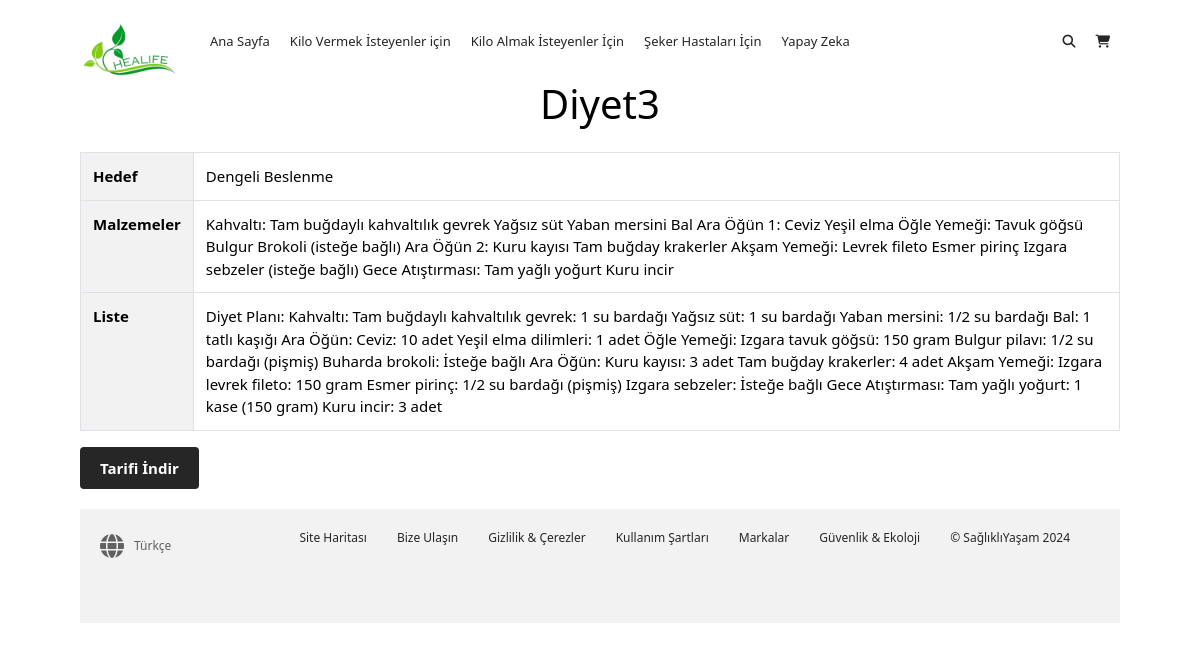
Screenshot of /recipe/6/ with the database file from the repository.
### pages/models.py (models this page shows, shortened)
class Recipe(models.Model):
    name = models.CharField(max_length=100)
    goal = models.CharField(max_length=100)
    ingredients = models.TextField()
    list = models.TextField()
    category = models.ForeignKey(Category, on_delete=models.CASCADE)
    min_bmi = models.FloatField(default=0)
    max_bmi = models.FloatField(default=50)

### pages/views.py (the view)
# urls.py: path('recipe/<int:pk>/', recipe_detail, name='recipe_detail'),
def recipe_detail(request, pk):
    recipe = get_object_or_404(Recipe, pk=pk)
    return render(request, 'recipe_detail.html', {'recipe': recipe})

### templates/recipe_detail.html (shortened to what this page needs)
<!DOCTYPE html>
<html lang="tr">
<head>
    <link href="https://maxcdn.bootstrapcdn.com/bootstrap/4.0.0/css/bootstrap.min.css" rel="stylesheet">
    {% load static %}
    <link rel="stylesheet" type="text/css" href="{% static 'diyet.css' %}">
</head>
<body>
    <div class="container">
        <nav class="main-nav">
            <img class="logo" src="{% static 'logonew.png' %}">
            <ul class="main-menu">
                <li><a href="#">Ana Sayfa</a></li>
                <li><a href="#diyet1">Kilo Vermek İsteyenler için</a></li>
                <li><a href="#diyet2">Kilo Almak İsteyenler İçin</a></li>
                <li><a href="#diyet3">Şeker Hastaları İçin</a></li>
                <li><a href="#">Yapay Zeka</a></li>
            </ul>
            <ul class="right-menu">
                <li>
                    <a href="#">
                        <i class="fas fa-search"></i>
                    </a>
                </li>
                <li>
                    <a href="#">
                        <i class="fas fa-shopping-cart"></i>
                    </a>
                </li>
            </ul>
        </nav>
        <h1 class="mb-4">{{ recipe.name }}</h1>
        <table class="table table-bordered">
            <tbody>
                <tr>
                    <th scope="row">Hedef</th>
                    <td>{{ recipe.goal }}</td>
                </tr>
                <tr>
                    <th scope="row">Malzemeler</th>
                    <td>{{ recipe.ingredients }}</td>
                </tr>
                <tr>
                    <th scope="row">Liste</th>
                    <td>{{ recipe.list }}</td>
                </tr>
            </tbody>
        </table>
        <a href="{% url 'export_recipe' recipe.id %}" class="btn btn-primary">Tarifi İndir</a>
    <footer class="footer">
        <div class="footer-inner">
            <div><i class="fas fa-globe fa-2x"></i> Türkçe</div>
            <ul>
                <li><a href="#">Site Haritası</a></li>
                <li><a href="#">Bize Ulaşın</a></li>
                <li><a href="#">Gizlilik & Çerezler</a></li>
                <li><a href="#">Kullanım Şartları</a></li>
                <li><a href="#">Markalar</a></li>
                <li><a href="#">Güvenlik & Ekoloji</a></li>
                <li><a href="#">&copy; SağlıklıYaşam 2024</a></li>
            </ul>
        </div>
    </footer>
</body>
</html>

### static/diyet.css (style rules this page uses)
* { box-sizing: border-box; margin: 0; padding: 0; }
a { color: #262626; text-decoration: none; }
ul { list-style: none; }
.container { width: 90%; max-width: 1100px; margin: auto; }
body { font-family: 'Segoe UI', Tahoma, Geneva, Verdana, sans-serif; background: #fff; color: #000; font-size: 15px; line-height: 1.5; }
.main-nav { display: flex; align-items: center; justify-content: space-between; height: 60px; padding: 20px 0; font-size: 13px; }
.main-nav .logo { width: 100px; }
.main-nav ul { display: flex; }
.main-nav ul li { padding: 0 10px; }
.main-nav ul li a { padding-bottom: 2px; }
.main-nav ul.main-menu { flex: 1; margin-left: 20px; }
.btn { cursor: pointer; display: inline-block; border: 0; font-weight: bold; padding: 10px 20px; background: #262626; color: #fff; font-size: 15px;; }
.container { max-width: 1200px; margin: 0 auto; padding: 20px; }
h1 { text-align: center; margin-bottom: 20px; }
ul { list-style-type: none; padding-left: 0; }
table { width: 100%; border-collapse: collapse; margin-top: 20px; }
th, td { border: 1px solid #ddd; padding: 8px; text-align: left; }
th { background-color: #f2f2f2; }
.footer { background: #f2f2f2; color: #616161; font-size: 12px; padding: 20px 0; margin-top: 20px; }
.footer-inner { max-width: 1100px; margin: 0 auto; padding: 0 20px 0 20px; display: flex; align-items: center; justify-content: space-between; }
.footer div { margin-bottom: 20px; display: flex; align-items: center; }
.footer div i { margin-right: 10px; }
.footer ul { display: flex; flex-wrap: wrap; }
.footer li { margin-right: 30px; margin-bottom: 20px; }

### rows the page displays
Recipe: name "Diyet3", goal "Dengeli Beslenme", ingredients "Kahvaltı: Tam buğdaylı kahvaltılık gevrek Yağsız süt Yaban mersini Bal Ara Öğün 1: Ceviz Yeşil elma Öğle Yemeği: Tavuk göğsü Bulgur Brokoli (isteğe bağlı) Ara Öğün 2: Kuru kayısı Tam buğday krakerler Akşam Yemeği: Levrek fileto Esmer pirinç Izgara sebzeler (isteğe bağlı) Gece Atıştırması: Tam yağlı yoğurt Kuru incir", list "Diyet Planı: Kahvaltı: Tam buğdaylı kahvaltılık gevrek: 1 su bardağı Yağsız süt: 1 su bardağı Yaban mersini: 1/2 su bardağı Bal: 1 tatlı kaşığı Ara Öğün: Ceviz: 10 adet Yeşil elma dilimleri: 1 adet Öğle Yemeği: Izgara tavuk göğsü: 150 gram Bulgur pilavı: 1/2 su bardağı (pişmiş) Buharda brokoli: İsteğe bağlı Ara Öğün: Kuru kayısı: 3 adet Tam buğday krakerler: 4 adet Akşam Yemeği: Izgara levrek fileto: 150 gram Esmer pirinç: 1/2 su bardağı (pişmiş) Izgara sebzeler: İsteğe bağlı Gece Atıştırması: Tam yağlı yoğurt: 1 kase (150 gram) Kuru incir: 3 adet"
